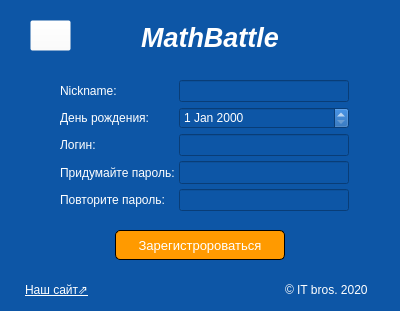
<?xml version="1.0" encoding="UTF-8"?>
<ui version="4.0">
 <class>RegisterForm</class>
 <widget class="QWidget" name="RegisterForm">
  <property name="geometry">
   <rect>
    <x>0</x>
    <y>0</y>
    <width>400</width>
    <height>311</height>
   </rect>
  </property>
  <property name="minimumSize">
   <size>
    <width>400</width>
    <height>311</height>
   </size>
  </property>
  <property name="maximumSize">
   <size>
    <width>400</width>
    <height>311</height>
   </size>
  </property>
  <property name="windowTitle">
   <string>Регистрация</string>
  </property>
  <property name="styleSheet">
   <string notr="true">background-color: rgb(13, 86, 166);
color: rgb(255, 255, 255);</string>
  </property>
  <widget class="QLabel" name="label_6">
   <property name="geometry">
    <rect>
     <x>285</x>
     <y>280</y>
     <width>91</width>
     <height>20</height>
    </rect>
   </property>
   <property name="font">
    <font>
     <pointsize>9</pointsize>
    </font>
   </property>
   <property name="text">
    <string>© IT bros. 2020</string>
   </property>
  </widget>
  <widget class="QLabel" name="label_8">
   <property name="geometry">
    <rect>
     <x>135</x>
     <y>20</y>
     <width>150</width>
     <height>35</height>
    </rect>
   </property>
   <property name="font">
    <font>
     <family>Arial</family>
     <pointsize>20</pointsize>
     <weight>75</weight>
     <italic>true</italic>
     <bold>true</bold>
    </font>
   </property>
   <property name="text">
    <string>MathBattle</string>
   </property>
   <property name="alignment">
    <set>Qt::AlignCenter</set>
   </property>
  </widget>
  <widget class="QLabel" name="label_5">
   <property name="geometry">
    <rect>
     <x>25</x>
     <y>280</y>
     <width>221</width>
     <height>20</height>
    </rect>
   </property>
   <property name="font">
    <font>
     <pointsize>9</pointsize>
    </font>
   </property>
   <property name="text">
    <string>&lt;html&gt;&lt;head/&gt;&lt;body&gt;&lt;p&gt;&lt;a href=&quot;https://mathbattlesite.herokuapp.com/&quot;&gt;&lt;span style=&quot; text-decoration: underline; color: #ffffff&quot;&gt;Наш сайт⇗&lt;/span&gt;&lt;/a&gt;&lt;/p&gt;&lt;/body&gt;&lt;/html&gt;</string>
   </property>
   <property name="openExternalLinks">
    <bool>true</bool>
   </property>
  </widget>
  <widget class="QPushButton" name="return_home_Button">
   <property name="geometry">
    <rect>
     <x>30</x>
     <y>20</y>
     <width>41</width>
     <height>31</height>
    </rect>
   </property>
   <property name="font">
    <font>
     <pointsize>18</pointsize>
    </font>
   </property>
   <property name="autoFillBackground">
    <bool>false</bool>
   </property>
   <property name="styleSheet">
    <string notr="true">background-color: url(right-arrow-outline.png);
background-color: rgba(255, 255, 255, 10);</string>
   </property>
   <property name="text">
    <string/>
   </property>
   <property name="icon">
    <iconset>
     <normaloff>../../../../../Антон/Desktop/data/img/right-arrow-outline.png</normaloff>../../../../../Антон/Desktop/data/img/right-arrow-outline.png</iconset>
   </property>
   <property name="iconSize">
    <size>
     <width>20</width>
     <height>20</height>
    </size>
   </property>
   <property name="checkable">
    <bool>false</bool>
   </property>
   <property name="checked">
    <bool>false</bool>
   </property>
   <property name="autoRepeat">
    <bool>false</bool>
   </property>
   <property name="autoExclusive">
    <bool>false</bool>
   </property>
   <property name="autoRepeatDelay">
    <number>300</number>
   </property>
   <property name="autoDefault">
    <bool>false</bool>
   </property>
   <property name="default">
    <bool>false</bool>
   </property>
   <property name="flat">
    <bool>false</bool>
   </property>
  </widget>
  <widget class="QPushButton" name="RegButton">
   <property name="geometry">
    <rect>
     <x>115</x>
     <y>230</y>
     <width>170</width>
     <height>30</height>
    </rect>
   </property>
   <property name="minimumSize">
    <size>
     <width>170</width>
     <height>30</height>
    </size>
   </property>
   <property name="maximumSize">
    <size>
     <width>160</width>
     <height>30</height>
    </size>
   </property>
   <property name="font">
    <font>
     <pointsize>10</pointsize>
    </font>
   </property>
   <property name="styleSheet">
    <string notr="true">QPushButton {
border: 1px solid black;	
border-radius: 5px;
background-color: rgb(255, 154, 0);
gridline-color: rgb(166, 100, 0);
}

QPushButton:hover {
	background-color: rgb(255, 174, 10);
}

QPushButton:pressed {
	background-color: rgb(225, 124, 0);
}</string>
   </property>
   <property name="text">
    <string>Зарегистророваться</string>
   </property>
  </widget>
  <widget class="QLabel" name="error_label">
   <property name="geometry">
    <rect>
     <x>100</x>
     <y>50</y>
     <width>211</width>
     <height>21</height>
    </rect>
   </property>
   <property name="contextMenuPolicy">
    <enum>Qt::DefaultContextMenu</enum>
   </property>
   <property name="styleSheet">
    <string notr="true">color: rgb(255, 0, 0);</string>
   </property>
   <property name="textFormat">
    <enum>Qt::AutoText</enum>
   </property>
  </widget>
  <widget class="QWidget" name="gridLayoutWidget">
   <property name="geometry">
    <rect>
     <x>60</x>
     <y>80</y>
     <width>289</width>
     <height>131</height>
    </rect>
   </property>
   <layout class="QGridLayout" name="gridLayout">
    <property name="spacing">
     <number>5</number>
    </property>
    <item row="1" column="0">
     <widget class="QLabel" name="label_2">
      <property name="minimumSize">
       <size>
        <width>111</width>
        <height>20</height>
       </size>
      </property>
      <property name="text">
       <string>День рождения:</string>
      </property>
     </widget>
    </item>
    <item row="0" column="0">
     <widget class="QLabel" name="label">
      <property name="minimumSize">
       <size>
        <width>111</width>
        <height>20</height>
       </size>
      </property>
      <property name="text">
       <string>Nickname:</string>
      </property>
     </widget>
    </item>
    <item row="3" column="0">
     <widget class="QLabel" name="label_4">
      <property name="minimumSize">
       <size>
        <width>111</width>
        <height>20</height>
       </size>
      </property>
      <property name="text">
       <string>Придумайте пароль:</string>
      </property>
     </widget>
    </item>
    <item row="2" column="0">
     <widget class="QLabel" name="label_3">
      <property name="minimumSize">
       <size>
        <width>111</width>
        <height>20</height>
       </size>
      </property>
      <property name="text">
       <string>Логин:</string>
      </property>
     </widget>
    </item>
    <item row="4" column="0">
     <widget class="QLabel" name="label_7">
      <property name="minimumSize">
       <size>
        <width>111</width>
        <height>20</height>
       </size>
      </property>
      <property name="text">
       <string>Повторите пароль:</string>
      </property>
     </widget>
    </item>
    <item row="0" column="1">
     <widget class="QLineEdit" name="create_Nickname_lineEdit">
      <property name="minimumSize">
       <size>
        <width>170</width>
        <height>20</height>
       </size>
      </property>
      <property name="maximumSize">
       <size>
        <width>170</width>
        <height>25</height>
       </size>
      </property>
      <property name="font">
       <font>
        <pointsize>10</pointsize>
       </font>
      </property>
      <property name="placeholderText">
       <string/>
      </property>
     </widget>
    </item>
    <item row="1" column="1">
     <widget class="QDateEdit" name="dateEdit">
      <property name="minimumSize">
       <size>
        <width>170</width>
        <height>20</height>
       </size>
      </property>
      <property name="styleSheet">
       <string notr="true"/>
      </property>
     </widget>
    </item>
    <item row="2" column="1">
     <widget class="QLineEdit" name="create_Email_lineEdit">
      <property name="minimumSize">
       <size>
        <width>170</width>
        <height>20</height>
       </size>
      </property>
      <property name="maximumSize">
       <size>
        <width>170</width>
        <height>25</height>
       </size>
      </property>
      <property name="font">
       <font>
        <pointsize>10</pointsize>
       </font>
      </property>
      <property name="placeholderText">
       <string/>
      </property>
     </widget>
    </item>
    <item row="3" column="1">
     <widget class="QLineEdit" name="create_Password_lineEdit">
      <property name="minimumSize">
       <size>
        <width>170</width>
        <height>20</height>
       </size>
      </property>
      <property name="maximumSize">
       <size>
        <width>170</width>
        <height>25</height>
       </size>
      </property>
      <property name="font">
       <font>
        <pointsize>10</pointsize>
       </font>
      </property>
      <property name="echoMode">
       <enum>QLineEdit::PasswordEchoOnEdit</enum>
      </property>
      <property name="placeholderText">
       <string/>
      </property>
     </widget>
    </item>
    <item row="4" column="1">
     <widget class="QLineEdit" name="prove_Password_lineEdit">
      <property name="minimumSize">
       <size>
        <width>170</width>
        <height>20</height>
       </size>
      </property>
      <property name="maximumSize">
       <size>
        <width>170</width>
        <height>25</height>
       </size>
      </property>
      <property name="font">
       <font>
        <pointsize>10</pointsize>
       </font>
      </property>
      <property name="echoMode">
       <enum>QLineEdit::PasswordEchoOnEdit</enum>
      </property>
      <property name="placeholderText">
       <string/>
      </property>
     </widget>
    </item>
   </layout>
  </widget>
 </widget>
 <resources/>
 <connections/>
</ui>
